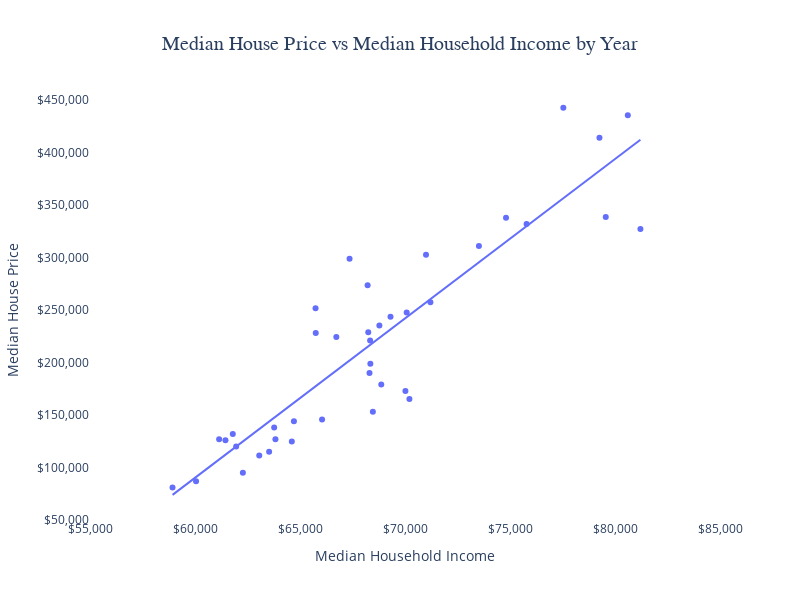

Notebook cell for this chart:
### Markdown cell above
### **Create Scatter Graph for Median House Price vs Median Household Income**

### Code cell
scatter_fig = px.scatter(combined_data_df,
                         x = "Median Household Income", 
                         y = "Median House Price", 
                         hover_name = "Year",     # Display the year when hovering
                         title = "Median House Price vs Median Household Income by Year",
                         width = 800, height = 600,     # Changes to graph's figure size
                         trendline = "ols"  # Add linear regression line (OLS = Ordinary Least Squares regression)
                         )

scatter_fig.update_layout(yaxis_tickformat = "$,.0f",     # Format for y-axis
                          xaxis_tickformat = "$,.0f",     # Format for x-axis
                          plot_bgcolor = "white",     # Set plot area background color
                          title_x = 0.5,    # Center the title
                          title_font = dict(size = 20, family = "Arial, bold")     # Set the title font size and style
                          )

scatter_fig.update_xaxes(range = [55000, 85000], dtick = 5000)     # Set x-axis range and increment
scatter_fig.update_yaxes(range = [50000, 450000], dtick = 50000)     # Set y-axis range and increment

scatter_fig.show()     # Display graph

### Figure 1 — Plotly figure (JSON) as saved in the notebook; plotly's stock layout.template omitted (floating-point values rounded to 4 significant figures)
{"data": [{"hovertemplate": "<b>%{hovertext}</b><br><br>Median Household Income=%{x}<br>Median House Price=%{y}<extra></extra>", "hovertext": [1984, 1985, 1986, 1987, 1988, 1989, 1990, 1991, 1992, 1993, 1994, 1995, 1996, 1997, 1998, 1999, 2000, 2001, 2002, 2003, 2004, 2005, 2006, 2007, 2008, 2009, 2010, 2011, 2012, 2013, 2014, 2015, 2016, 2017, 2018, 2019, 2020, 2021, 2022, 2023], "legendgroup": "", "marker": {"color": "#636efa", "symbol": "circle"}, "mode": "markers", "name": "", "orientation": "v", "showlegend": false, "type": "scatter", "x": [58930, 60050, 62280, 63060, 63530, 64610, 63830, 61960, 61450, 61150, 61800, 63770, 64710, 66050, 68470, 70210, 70020, 68870, 68310, 68350, 68250, 69310, 70080, 71210, 68780, 68340, 66730, 65750, 65740, 68220, 67360, 71000, 73520, 74810, 75790, 81210, 79560, 79260, 77540, 80610], "xaxis": "x", "y": [81000, 86800, 95000, 111500, 115000, 124800, 126800, 120000, 126000, 127000, 132000, 138000, 144100, 145800, 153000, 165300, 172900, 179000, 190100, 198800, 228800, 243600, 247700, 257400, 235300, 220900, 224300, 228100, 251700, 273600, 298900, 302500, 310900, 337900, 331800, 327100, 338600, 414000, 442600, 435400], "yaxis": "y"}, {"hovertemplate": "<b>OLS trendline</b><br>Median House Price = 15.184 * Median Household Income + -820909<br>R<sup>2</sup>=0.813253<br><br>Median Household Income=%{x}<br>Median House Price=%{y} <b>(trend)</b><extra></extra>", "legendgroup": "", "marker": {"color": "#636efa", "symbol": "circle"}, "mode": "lines", "name": "", "showlegend": false, "type": "scatter", "x": [58930, 60050, 61150, 61450, 61800, 61960, 62280, 63060, 63530, 63770, 63830, 64610, 64710, 65740, 65750, 66050, 66730, 67360, 68220, 68250, 68310, 68340, 68350, 68470, 68780, 68870, 69310, 70020, 70080, 70210, 71000, 71210, 73520, 74810, 75790, 77540, 79260, 79560, 80610, 81210], "xaxis": "x", "y": [73880.0, 90890.0, 107600.0, 112100.0, 117500.0, 119900.0, 124800.0, 136600.0, 143700.0, 147400.0, 148300.0, 160100.0, 161600.0, 177300.0, 177400.0, 182000.0, 192300.0, 201900.0, 214900.0, 215400.0, 216300.0, 216800.0, 216900.0, 218700.0, 223400.0, 224800.0, 231500.0, 242300.0, 243200.0, 245200.0, 257200.0, 260300.0, 295400.0, 315000.0, 329900.0, 356500.0, 382600.0, 387100.0, 403100.0, 412200.0], "yaxis": "y"}], "layout": {"height": 600, "legend": {"tracegroupgap": 0}, "plot_bgcolor": "white", "title": {"font": {"family": "Arial, bold", "size": 20}, "text": "Median House Price vs Median Household Income by Year", "x": 0.5}, "width": 800, "xaxis": {"anchor": "y", "domain": [0, 1], "dtick": 5000, "range": [55000, 85000], "tickformat": "$,.0f", "title": {"text": "Median Household Income"}, "type": "linear"}, "yaxis": {"anchor": "x", "domain": [0, 1], "dtick": 50000, "range": [50000, 450000], "tickformat": "$,.0f", "title": {"text": "Median House Price"}, "type": "linear"}}}
